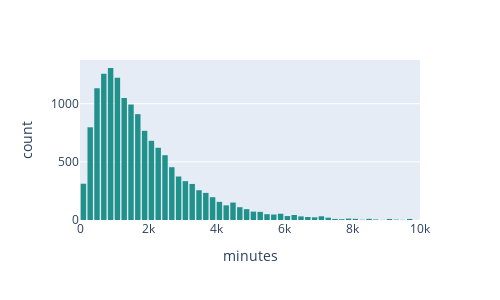

Write notebook code for a chart like this one.
### Code cell
# Histogram
fig = px.histogram(data_frame=df, x='duration_minutes_drives',
                   labels={'duration_minutes_drives':'minutes'},
                   range_x=[0,10000], nbins=100,
                   color_discrete_sequence=["#21918c"])
fig.update_layout(height=300, width=500, bargap=.2)

### Figure 1 — Plotly figure (JSON) as saved in the notebook; plotly's stock layout.template omitted (floating-point values rounded to 4 significant figures; data arrays with more than 128 entries replaced by an {"elided": "..."} marker saying what was removed)
{"data": [{"alignmentgroup": "True", "bingroup": "x", "hovertemplate": "minutes=%{x}<br>count=%{y}<extra></extra>", "legendgroup": "", "marker": {"color": "#21918c", "pattern": {"shape": ""}}, "name": "", "nbinsx": 100, "offsetgroup": "", "orientation": "v", "showlegend": false, "type": "histogram", "x": {"elided": "14999 float values"}, "xaxis": "x", "yaxis": "y"}], "layout": {"bargap": 0.2, "barmode": "relative", "height": 300, "legend": {"tracegroupgap": 0}, "margin": {"t": 60}, "width": 500, "xaxis": {"anchor": "y", "domain": [0, 1], "range": [0, 10000], "title": {"text": "minutes"}, "type": "linear"}, "yaxis": {"anchor": "x", "autorange": true, "domain": [0, 1], "range": [0, 1376.0], "title": {"text": "count"}}}}
